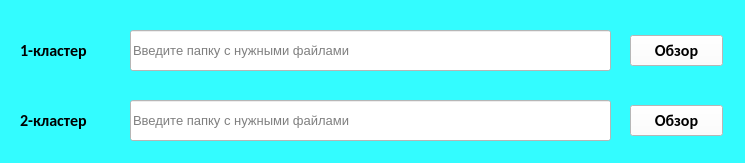
<?xml version="1.0" encoding="UTF-8"?>
<ui version="4.0">
 <class>takeFiles</class>
 <widget class="QWidget" name="takeFiles">
  <property name="geometry">
   <rect>
    <x>0</x>
    <y>0</y>
    <width>745</width>
    <height>163</height>
   </rect>
  </property>
  <property name="windowTitle">
   <string>Выберите папку с файлами PRISMA</string>
  </property>
  <property name="styleSheet">
   <string notr="true">background-color: rgb(51, 252, 255);</string>
  </property>
  <widget class="QLabel" name="label">
   <property name="geometry">
    <rect>
     <x>20</x>
     <y>40</y>
     <width>91</width>
     <height>21</height>
    </rect>
   </property>
   <property name="font">
    <font>
     <family>Calibri</family>
     <pointsize>12</pointsize>
     <weight>75</weight>
     <bold>true</bold>
    </font>
   </property>
   <property name="text">
    <string>1-кластер</string>
   </property>
  </widget>
  <widget class="QLineEdit" name="lineEdit">
   <property name="geometry">
    <rect>
     <x>130</x>
     <y>30</y>
     <width>481</width>
     <height>41</height>
    </rect>
   </property>
   <property name="font">
    <font>
     <pointsize>10</pointsize>
    </font>
   </property>
   <property name="styleSheet">
    <string notr="true">background-color: rgb(255, 255, 255);
color: rgb(0, 0, 0);</string>
   </property>
   <property name="text">
    <string/>
   </property>
   <property name="placeholderText">
    <string>Введите папку c нужными файлами</string>
   </property>
  </widget>
  <widget class="QPushButton" name="pushButton">
   <property name="geometry">
    <rect>
     <x>630</x>
     <y>35</y>
     <width>93</width>
     <height>31</height>
    </rect>
   </property>
   <property name="font">
    <font>
     <family>Calibri</family>
     <pointsize>12</pointsize>
     <weight>75</weight>
     <bold>true</bold>
    </font>
   </property>
   <property name="styleSheet">
    <string notr="true">background-color: rgb(255, 255, 255);</string>
   </property>
   <property name="text">
    <string>Обзор</string>
   </property>
  </widget>
  <widget class="QLabel" name="label_2">
   <property name="geometry">
    <rect>
     <x>20</x>
     <y>110</y>
     <width>91</width>
     <height>21</height>
    </rect>
   </property>
   <property name="font">
    <font>
     <family>Calibri</family>
     <pointsize>12</pointsize>
     <weight>75</weight>
     <bold>true</bold>
    </font>
   </property>
   <property name="text">
    <string>2-кластер</string>
   </property>
  </widget>
  <widget class="QLineEdit" name="lineEdit_2">
   <property name="geometry">
    <rect>
     <x>130</x>
     <y>100</y>
     <width>481</width>
     <height>41</height>
    </rect>
   </property>
   <property name="font">
    <font>
     <pointsize>10</pointsize>
    </font>
   </property>
   <property name="styleSheet">
    <string notr="true">background-color: rgb(255, 255, 255);
color: rgb(0, 0, 0);</string>
   </property>
   <property name="text">
    <string/>
   </property>
   <property name="placeholderText">
    <string>Введите папку c нужными файлами</string>
   </property>
  </widget>
  <widget class="QPushButton" name="pushButton_2">
   <property name="geometry">
    <rect>
     <x>630</x>
     <y>105</y>
     <width>93</width>
     <height>31</height>
    </rect>
   </property>
   <property name="font">
    <font>
     <family>Calibri</family>
     <pointsize>12</pointsize>
     <weight>75</weight>
     <bold>true</bold>
    </font>
   </property>
   <property name="styleSheet">
    <string notr="true">background-color: rgb(255, 255, 255);</string>
   </property>
   <property name="text">
    <string>Обзор</string>
   </property>
  </widget>
 </widget>
 <resources/>
 <connections/>
</ui>
